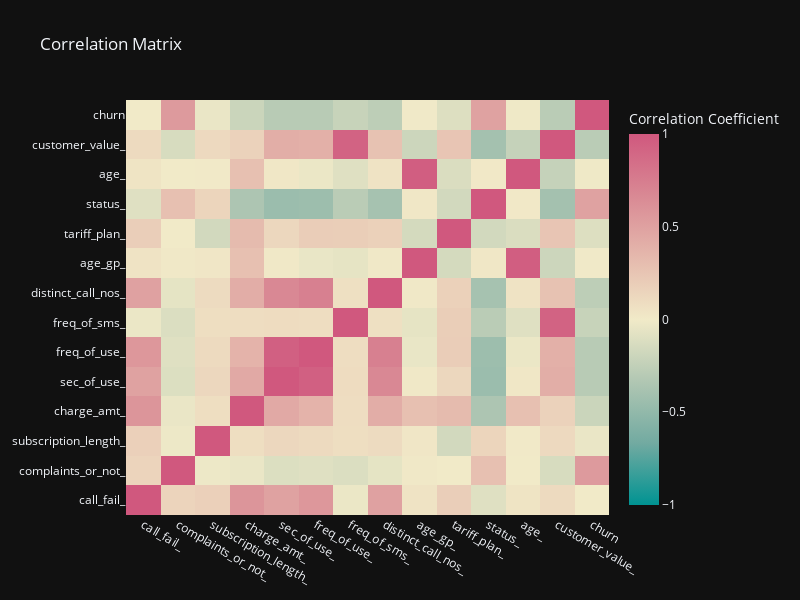

The notebook cell this image was saved under:
### Markdown cell above
### Multivariate Analysis

### Code cell
# Calculate correlation
churn_data_corr = churn_data.corr()

# Create heatmap using plotly
fig = go.Figure(data=go.Heatmap(
                   z=churn_data_corr.values,
                   x=churn_data_corr.columns,
                   y=churn_data_corr.index,
                   colorscale=px.colors.diverging.Tealrose,
                   zmin=-1, zmax=1,
                   hoverongaps=False,
                   colorbar=dict(title="Correlation Coefficient")
                  ))

# Update layout
fig.update_layout(
    title='Correlation Matrix',
    xaxis_nticks=36,
    height=600,
    width=800,
    template="plotly_dark"
)

# Show the plot
fig.show()

### Figure 1 — Plotly figure (JSON) as saved in the notebook; plotly's stock layout.template omitted (floating-point values rounded to 4 significant figures; data arrays with more than 128 entries replaced by an {"elided": "..."} marker saying what was removed)
{"data": [{"colorbar": {"title": {"text": "Correlation Coefficient"}}, "colorscale": [[0, "rgb(0, 147, 146)"], [0.1667, "rgb(114, 170, 161)"], [0.3333, "rgb(177, 199, 179)"], [0.5, "rgb(241, 234, 200)"], [0.6667, "rgb(229, 185, 173)"], [0.8333, "rgb(217, 137, 148)"], [1, "rgb(208, 88, 126)"]], "hoverongaps": false, "type": "heatmap", "x": ["call_fail_", "complaints_or_not_", "subscription_length_", "charge_amt_", "sec_of_use_", "freq_of_use_", "freq_of_sms_", "distinct_call_nos_", "age_gp_", "tariff_plan_", "status_", "age_", "customer_value_", "churn"], "y": ["call_fail_", "complaints_or_not_", "subscription_length_", "charge_amt_", "sec_of_use_", "freq_of_use_", "freq_of_sms_", "distinct_call_nos_", "age_gp_", "tariff_plan_", "status_", "age_", "customer_value_", "churn"], "z": {"elided": "14x14 float values"}, "zmax": 1, "zmin": -1}], "layout": {"height": 600, "title": {"text": "Correlation Matrix"}, "width": 800, "xaxis": {"autorange": true, "nticks": 36, "range": [-0.5, 13.5], "type": "category"}, "yaxis": {"autorange": true, "range": [-0.5, 13.5], "type": "category"}}}
